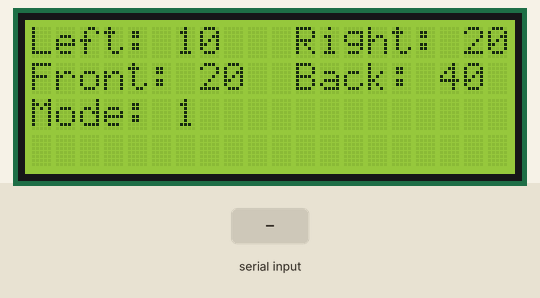
A sketch run on a simulated Arduino Uno, built with avr-gcc and run on an emulated ATmega328P. Shown: 20×4 character LCD. The inputs (shaded band) are chosen by the test bench.

Above: at 1.2 s.
1.3 s: "1" received over Serial
At 2.26 s:
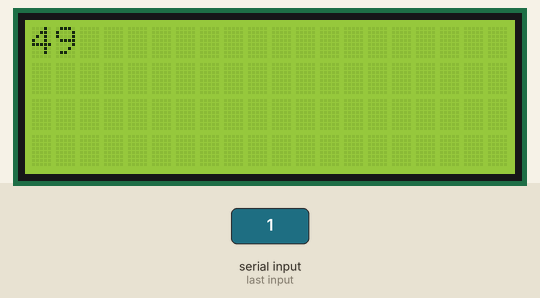
3.8 s: "0" received over Serial
6.0 s: "2" received over Serial
At 6.66 s:
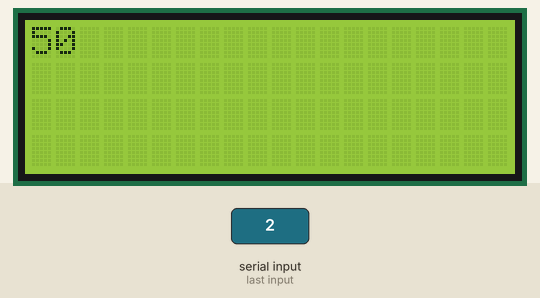
Timing chart, 0 to 9.0 s (numbered marks = the images above; inputs shaded):
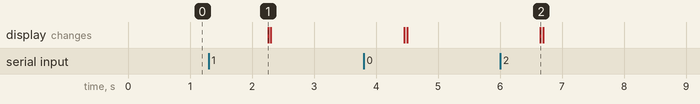

The sketch:

LCDTest.ino
```cpp
/* YourDuino.com Example Software Sketch
20 character 4 line I2C Display
Backpack Interface labelled "LCM1602 IIC  A0 A1 A2"
terry@yourduino.com */

/*-----( Import needed libraries )-----*/
#include <Wire.h>  // Comes with Arduino IDE
// Get the LCD I2C Library here:
// https://bitbucket.org/fmalpartida/new-liquidcrystal/downloads
// Move any other LCD libraries to another folder or delete them
// See Library "Docs" folder for possible commands etc.
#include <LiquidCrystal_I2C.h>

/*-----( Declare Constants )-----*/
//none
/*-----( Declare objects )-----*/
// set the LCD address to 0x20 for a 20 chars 4 line display
// Set the pins on the I2C chip used for LCD connections:
//                    addr, en,rw,rs,d4,d5,d6,d7,bl,blpol
LiquidCrystal_I2C lcd(0x27, 2, 1, 0, 4, 5, 6, 7, 3, POSITIVE);  // Set the LCD I2C address


																/*-----( Declare Variables )-----*/
																//none

void setup()   /*----( SETUP: RUNS ONCE )----*/
{
	Serial.begin(9600);  // Used to type in characters

	lcd.begin(20, 4);         // initialize the lcd for 20 chars 4 lines and turn on backlight

							  // ------- Quick 3 blinks of backlight  -------------
	/*for (int i = 0; i< 3; i++)
	{
		lcd.backlight();
		delay(250);
		lcd.noBacklight();
		delay(250);
	}*/
	lcd.backlight(); // finish with backlight on

	//				 //-------- Write characters on the display ----------------
	//				 // NOTE: Cursor Position: CHAR, LINE) start at 0
	//lcd.setCursor(3, 0); //Start at character 4 on line 0
	//lcd.print("Hello, world!");
	//delay(1000);
	//lcd.setCursor(2, 1);
	//lcd.print("From YourDuino");
	//delay(1000);
	//lcd.setCursor(0, 2);
	//lcd.print("20 by 4 Line Display");
	//lcd.setCursor(0, 3);
	//delay(2000);
	//lcd.print("http://YourDuino.com");
	////delay(8000);
	//// Wait and then tell user they can start the Serial Monitor and type in characters to
	//// Display. (Set Serial Monitor option to "No Line Ending")
	//lcd.setCursor(0, 0); //Start at character 0 on line 0
	//lcd.print("Start Serial Monitor");
	//lcd.setCursor(0, 1);
	//lcd.print("Type chars 2 display");

	//lcd.noBacklight();
}/*--(end setup )---*/


void loop()   /*----( LOOP: RUNS CONSTANTLY )----*/
{
	{
		lcdSensor(10, 20, 30, 40, 1);
		// when characters arrive over the serial port...
		if (Serial.available()) {
			// wait a bit for the entire message to arrive
			delay(100);
			// clear the screen
			lcd.clear();
			// read all the available characters
			while (Serial.available() > 0) {
				// display each character to the LCD
				lcd.print(Serial.read());
			}
		}
	}

}/* --(end main loop )-- */

void lcdSensor(int left, int right, int front, int back, int mode)
{
	lcd.clear();
	lcd.setCursor(0, 0);
	lcd.print("Left: ");
	lcd.print(left);
	lcd.setCursor(11, 0);
	lcd.print("Right: ");
	lcd.print(right);
	lcd.setCursor(0, 1);
	lcd.print("Front: ");
	lcd.print(right);
	lcd.setCursor(11, 1);
	lcd.print("Back: ");
	lcd.print(back);
	lcd.setCursor(0, 2);
	lcd.print("Mode: ");
	lcd.print(mode);
	delay(1000);
}
 /* ( THE END ) */
```

Measured:
- after the input at 1.3 s, the display: changes after 0.96 s (image 1)
- after the input at 6.0 s, the display: changes after 0.65 s (image 2)
